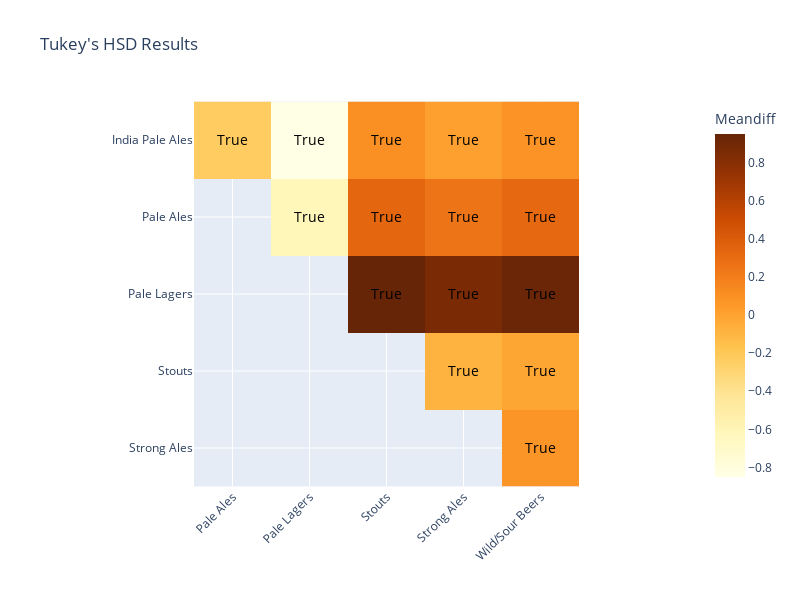

Here is the notebook cell this chart was saved with:
### Code cell
# Convert Tukey's HSD results to a DataFrame
tukey_ba = pd.DataFrame(data=tukey_result_ba._results_table.data[1:], columns=tukey_result_ba._results_table.data[0])

# Create a heatmap using Plotly Express
fig = px.imshow(tukey_ba.pivot(index='group1', columns='group2', values='meandiff'),
                labels=dict(color='Meandiff'),
                x=tukey_ba['group2'].unique(),
                y=tukey_ba['group1'].unique(),
                color_continuous_scale='YlOrBr',
                title="Tukey's HSD Results",
                width=800, height=600)

fig.update_layout(xaxis_title='',
                  yaxis_title='',
                  xaxis=dict(tickangle=-45),
                  yaxis=dict(tickangle=0), 
                  hovermode="closest")

# Add text annotations
for _, row in tukey_ba.iterrows():
    if float(row['p-adj']) < 0.05:  
        fig.add_annotation(x=row['group2'],
                           y=row['group1'],
                           text="True",
                           showarrow=False,
                           font=dict(color="black", size=14))

fig.show()

fig.update_layout(width=690,height=600)

html_file_path = "plot/ba_heatmap_690px.html"
pyo.plot(fig, filename=html_file_path)

### Figure 1 — Plotly figure (JSON) as saved in the notebook; plotly's stock layout.template omitted (floating-point values rounded to 4 significant figures)
{"data": [{"coloraxis": "coloraxis", "hovertemplate": "group2: %{x}<br>group1: %{y}<br>Meandiff: %{z}<extra></extra>", "name": "0", "type": "heatmap", "x": ["Pale Ales", "Pale Lagers", "Stouts", "Strong Ales", "Wild/Sour Beers"], "xaxis": "x", "y": ["India Pale Ales", "Pale Ales", "Pale Lagers", "Stouts", "Strong Ales"], "yaxis": "y", "z": [[-0.2334, -0.8499, 0.0992, 0.0113, 0.0828], [null, -0.6165, 0.3326, 0.2447, 0.3162], [null, null, 0.9491, 0.8612, 0.9327], [null, null, null, -0.0879, -0.0164], [null, null, null, null, 0.0715]]}], "layout": {"annotations": [{"font": {"color": "black", "size": 14}, "showarrow": false, "text": "True", "x": "Pale Ales", "y": "India Pale Ales"}, {"font": {"color": "black", "size": 14}, "showarrow": false, "text": "True", "x": "Pale Lagers", "y": "India Pale Ales"}, {"font": {"color": "black", "size": 14}, "showarrow": false, "text": "True", "x": "Stouts", "y": "India Pale Ales"}, {"font": {"color": "black", "size": 14}, "showarrow": false, "text": "True", "x": "Strong Ales", "y": "India Pale Ales"}, {"font": {"color": "black", "size": 14}, "showarrow": false, "text": "True", "x": "Wild/Sour Beers", "y": "India Pale Ales"}, {"font": {"color": "black", "size": 14}, "showarrow": false, "text": "True", "x": "Pale Lagers", "y": "Pale Ales"}, {"font": {"color": "black", "size": 14}, "showarrow": false, "text": "True", "x": "Stouts", "y": "Pale Ales"}, {"font": {"color": "black", "size": 14}, "showarrow": false, "text": "True", "x": "Strong Ales", "y": "Pale Ales"}, {"font": {"color": "black", "size": 14}, "showarrow": false, "text": "True", "x": "Wild/Sour Beers", "y": "Pale Ales"}, {"font": {"color": "black", "size": 14}, "showarrow": false, "text": "True", "x": "Stouts", "y": "Pale Lagers"}, {"font": {"color": "black", "size": 14}, "showarrow": false, "text": "True", "x": "Strong Ales", "y": "Pale Lagers"}, {"font": {"color": "black", "size": 14}, "showarrow": false, "text": "True", "x": "Wild/Sour Beers", "y": "Pale Lagers"}, {"font": {"color": "black", "size": 14}, "showarrow": false, "text": "True", "x": "Strong Ales", "y": "Stouts"}, {"font": {"color": "black", "size": 14}, "showarrow": false, "text": "True", "x": "Wild/Sour Beers", "y": "Stouts"}, {"font": {"color": "black", "size": 14}, "showarrow": false, "text": "True", "x": "Wild/Sour Beers", "y": "Strong Ales"}], "coloraxis": {"colorbar": {"title": {"text": "Meandiff"}}, "colorscale": [[0, "rgb(255,255,229)"], [0.125, "rgb(255,247,188)"], [0.25, "rgb(254,227,145)"], [0.375, "rgb(254,196,79)"], [0.5, "rgb(254,153,41)"], [0.625, "rgb(236,112,20)"], [0.75, "rgb(204,76,2)"], [0.875, "rgb(153,52,4)"], [1, "rgb(102,37,6)"]]}, "height": 600, "hovermode": "closest", "title": {"text": "Tukey's HSD Results"}, "width": 800, "xaxis": {"anchor": "y", "constrain": "domain", "domain": [0, 1], "scaleanchor": "y", "tickangle": -45, "title": {"text": ""}}, "yaxis": {"anchor": "x", "autorange": "reversed", "constrain": "domain", "domain": [0, 1], "tickangle": 0, "title": {"text": ""}}}}
